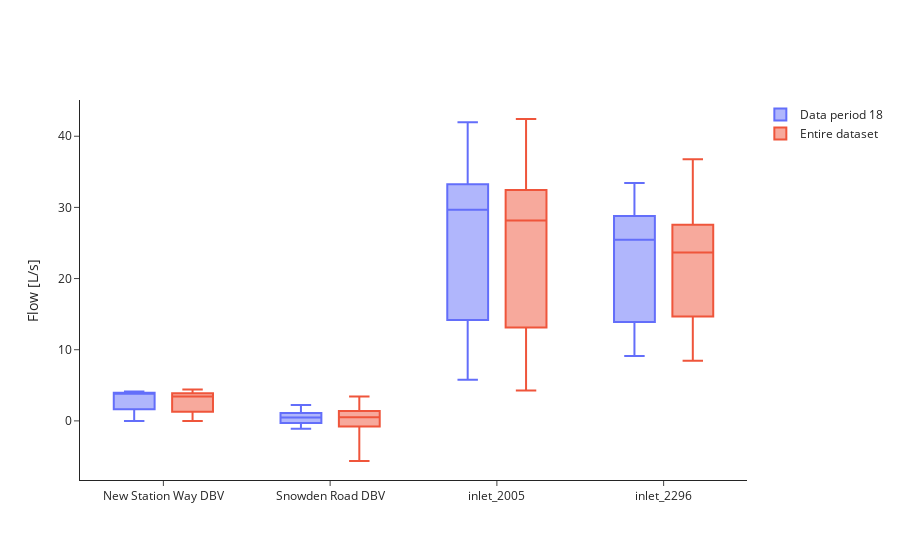

Notebook code for this chart:
### Code cell
# boxplots
default_colors = plotly.colors.qualitative.Plotly
fig = go.Figure()

for i, bwfl_id in enumerate(flow_period_stats.index):
    stats = flow_period_stats.loc[bwfl_id]
    
    fig.add_trace(go.Box(
        x=[bwfl_id],
        lowerfence=[stats['min']],
        q1=[stats['25%']],
        median=[stats['50%']],
        q3=[stats['75%']],
        upperfence=[stats['max']],
        name=f'Data period {str(data_period).zfill(2)}',
        marker_color=default_colors[0],
        boxpoints=False,
        offsetgroup='flow_period_stats',
        showlegend=(i == 0)
    ))

for i, bwfl_id in enumerate(flow_period_stats.index):
    stats = flow_dataset_stats.loc[bwfl_id]
    
    fig.add_trace(go.Box(
        x=[bwfl_id],
        lowerfence=[stats['min']],
        q1=[stats['25%']],
        median=[stats['50%']],
        q3=[stats['75%']],
        upperfence=[stats['max']],
        name='Entire dataset',
        marker_color=default_colors[1],
        boxpoints=False,
        offsetgroup='flow_dataset_stats',
        showlegend=(i == 0)
    ))

fig.update_layout(
    yaxis_title='Flow [L/s]',
    xaxis_title='',
    xaxis=dict(
        tickmode='array',
        tickvals=flow_period_stats.index,
        ticktext=flow_period_stats.index
    ),
    legend_title_text='',
    template='simple_white',
    boxmode='group',
    height=450,
)

fig.show()

### Figure 1 — Plotly figure (JSON) as saved in the notebook; plotly's stock layout.template omitted (floating-point values rounded to 4 significant figures)
{"data": [{"boxpoints": false, "lowerfence": [0.0003203], "marker": {"color": "#636EFA"}, "median": [3.884], "name": "Data period 18", "offsetgroup": "flow_period_stats", "q1": [1.634], "q3": [3.944], "showlegend": true, "type": "box", "upperfence": [4.136], "x": ["New Station Way DBV"]}, {"boxpoints": false, "lowerfence": [-1.121], "marker": {"color": "#636EFA"}, "median": [0.4768], "name": "Data period 18", "offsetgroup": "flow_period_stats", "q1": [-0.3065], "q3": [1.101], "showlegend": false, "type": "box", "upperfence": [2.25], "x": ["Snowden Road DBV"]}, {"boxpoints": false, "lowerfence": [5.767], "marker": {"color": "#636EFA"}, "median": [29.68], "name": "Data period 18", "offsetgroup": "flow_period_stats", "q1": [14.18], "q3": [33.27], "showlegend": false, "type": "box", "upperfence": [41.98], "x": ["inlet_2005"]}, {"boxpoints": false, "lowerfence": [9.111], "marker": {"color": "#636EFA"}, "median": [25.44], "name": "Data period 18", "offsetgroup": "flow_period_stats", "q1": [13.89], "q3": [28.78], "showlegend": false, "type": "box", "upperfence": [33.44], "x": ["inlet_2296"]}, {"boxpoints": false, "lowerfence": [-0.001273], "marker": {"color": "#EF553B"}, "median": [3.44], "name": "Entire dataset", "offsetgroup": "flow_dataset_stats", "q1": [1.291], "q3": [3.886], "showlegend": true, "type": "box", "upperfence": [4.401], "x": ["New Station Way DBV"]}, {"boxpoints": false, "lowerfence": [-5.637], "marker": {"color": "#EF553B"}, "median": [0.5113], "name": "Entire dataset", "offsetgroup": "flow_dataset_stats", "q1": [-0.787], "q3": [1.378], "showlegend": false, "type": "box", "upperfence": [3.443], "x": ["Snowden Road DBV"]}, {"boxpoints": false, "lowerfence": [4.256], "marker": {"color": "#EF553B"}, "median": [28.17], "name": "Entire dataset", "offsetgroup": "flow_dataset_stats", "q1": [13.11], "q3": [32.43], "showlegend": false, "type": "box", "upperfence": [42.42], "x": ["inlet_2005"]}, {"boxpoints": false, "lowerfence": [8.444], "marker": {"color": "#EF553B"}, "median": [23.67], "name": "Entire dataset", "offsetgroup": "flow_dataset_stats", "q1": [14.67], "q3": [27.56], "showlegend": false, "type": "box", "upperfence": [36.78], "x": ["inlet_2296"]}], "layout": {"autosize": true, "boxmode": "group", "legend": {"title": {"text": ""}}, "xaxis": {"autorange": true, "range": [-0.5, 3.5], "tickmode": "array", "ticktext": ["New Station Way DBV", "Snowden Road DBV", "inlet_2005", "inlet_2296"], "tickvals": ["New Station Way DBV", "Snowden Road DBV", "inlet_2005", "inlet_2296"], "title": {"text": ""}, "type": "category"}, "yaxis": {"autorange": true, "range": [-8.307, 45.09], "title": {"text": "Flow [L/s]"}}}}
